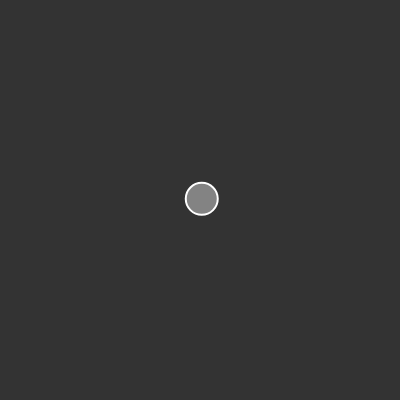
Frame 1 (no input)
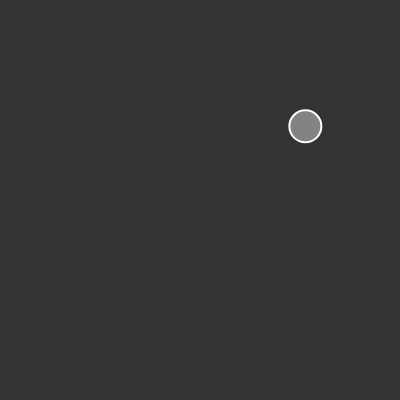
Frame 60 (no input)
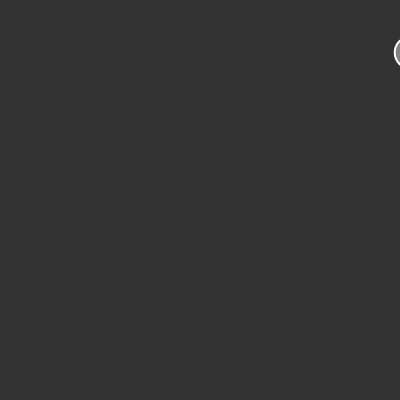
Frame 120 (the mouse pressed at the canvas centre since frame 60)

The p5.js sketch that drew these frames (run headless with seeded random() and noise() and a simulated clock; from frame 60 on, the mouse is pressed at the canvas centre):

// p5.js sketch
// ── sketch.js
let walker;

function setup() {
  createCanvas(400, 400);
  walker = new Walker(200,200);
}

function draw() {
    background(51);
  walker.update();
  walker.show();
}

// ── walker.js
class Walker {
  constructor(x, y) {
    this.pos = createVector(x,y);
    //this.vel = createVector(1,-1);
    this.vel = p5.Vector.random2D();
    this.vel.mult(random(3)); // set speed
  }

  update() {
    this.pos.add(this.vel); // a.add(b) add b to a
    
    //does this -- > this.pos = this.pos + this.vel;
    
    //this.pos.x = this.pos.x + this.vel.x ;
    //this.pos.y = this.pos.y + this.vel.y ;
  }

  show() {
    stroke(255);
    strokeWeight(2);
    fill(255,100);
    //point(this.pos.x, this.pos.y);
    ellipse(this.pos.x, this.pos.y, 32);
  }
}
